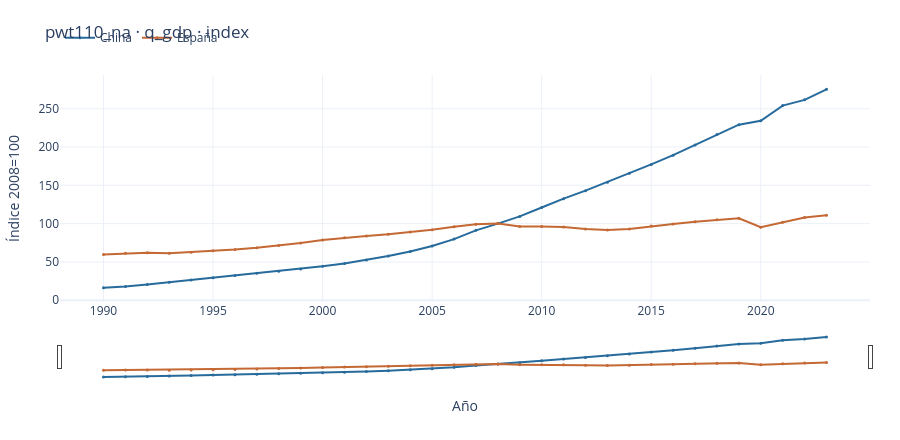

Write notebook code for a chart like this one.
### Code cell
import ipywidgets as widgets
sources = [s for s in ["pwt110_na", "pwt110", "wdi_common", "estat_nama_10_gdp"] if s in df["source"].unique()]
source = widgets.Dropdown(options=sources, value="pwt110_na", description="Proveedor")
series = widgets.Dropdown(description="Serie", layout=widgets.Layout(width="650px"))
mode = widgets.Dropdown(options=[("Índice", "index"), ("Crecimiento anual", "growth"), ("Nivel por país", "level")], value="index", description="Medida")
years = widgets.IntRangeSlider(value=[1990, 2023], min=1960, max=2025, description="Años", continuous_update=False)
base_year = widgets.IntSlider(value=2008, min=1960, max=2023, description="Base", continuous_update=False)
out = widgets.Output()
def render(*_):
    with out:
        clear_output(wait=True)
        if not series.value:
            return
        print("Unidad almacenada:", df.filter((pl.col("source") == source.value) & (pl.col("series") == series.value))["unit"].unique().to_list())
        try:
            explorer(df, source.value, series.value, mode.value, *years.value, base_year.value).show(renderer="plotly_mimetype")
        except ValueError as error:
            print(error)
def update_series(*_):
    options = sorted(df.filter(pl.col("source") == source.value)["series"].unique().to_list())
    series.options = options
    series.value = "q_gdp" if "q_gdp" in options else options[0]
    render()
source.observe(update_series, names="value")
for control in [series, mode, years, base_year]:
    control.observe(render, names="value")
update_series()
display(widgets.VBox([source, series, mode, years, base_year, out]))

### Figure 1 — Plotly figure (JSON) as saved in the notebook; plotly's stock layout.template omitted (floating-point values rounded to 4 significant figures)
{"data": [{"connectgaps": false, "hovertemplate": "%{x}: %{y:.4g}<extra>China</extra>", "line": {"color": "#276b9c"}, "marker": {"size": 3}, "mode": "lines+markers", "name": "China", "type": "scatter", "x": [1990, 1991, 1992, 1993, 1994, 1995, 1996, 1997, 1998, 1999, 2000, 2001, 2002, 2003, 2004, 2005, 2006, 2007, 2008, 2009, 2010, 2011, 2012, 2013, 2014, 2015, 2016, 2017, 2018, 2019, 2020, 2021, 2022, 2023], "y": [16.46, 17.99, 20.54, 23.4, 26.45, 29.34, 32.26, 35.23, 38.0, 40.91, 44.38, 48.08, 52.48, 57.74, 63.58, 70.83, 79.84, 91.2, 100, 109.4, 121.0, 132.6, 143.0, 154.1, 165.6, 177.2, 189.4, 202.5, 216.2, 229.1, 234.2, 254.0, 261.5, 275.2]}, {"connectgaps": false, "hovertemplate": "%{x}: %{y:.4g}<extra>España</extra>", "line": {"color": "#c46834"}, "marker": {"size": 3}, "mode": "lines+markers", "name": "España", "type": "scatter", "x": [1990, 1991, 1992, 1993, 1994, 1995, 1996, 1997, 1998, 1999, 2000, 2001, 2002, 2003, 2004, 2005, 2006, 2007, 2008, 2009, 2010, 2011, 2012, 2013, 2014, 2015, 2016, 2017, 2018, 2019, 2020, 2021, 2022, 2023], "y": [59.82, 61.34, 61.91, 61.27, 62.73, 64.46, 66.14, 68.51, 71.46, 74.61, 78.49, 81.57, 83.82, 86.28, 88.97, 92.13, 95.85, 99.24, 100, 96.23, 96.32, 95.71, 92.96, 91.64, 93.03, 96.81, 99.63, 102.5, 105.0, 107.0, 95.32, 101.7, 108.0, 110.9]}], "layout": {"height": 440, "legend": {"orientation": "h"}, "margin": {"b": 60, "l": 60, "r": 30, "t": 75}, "title": {"text": "pwt110_na · q_gdp · index"}, "xaxis": {"rangeslider": {"visible": true}, "title": {"text": "Año"}}, "yaxis": {"title": {"text": "Índice 2008=100"}}}}
